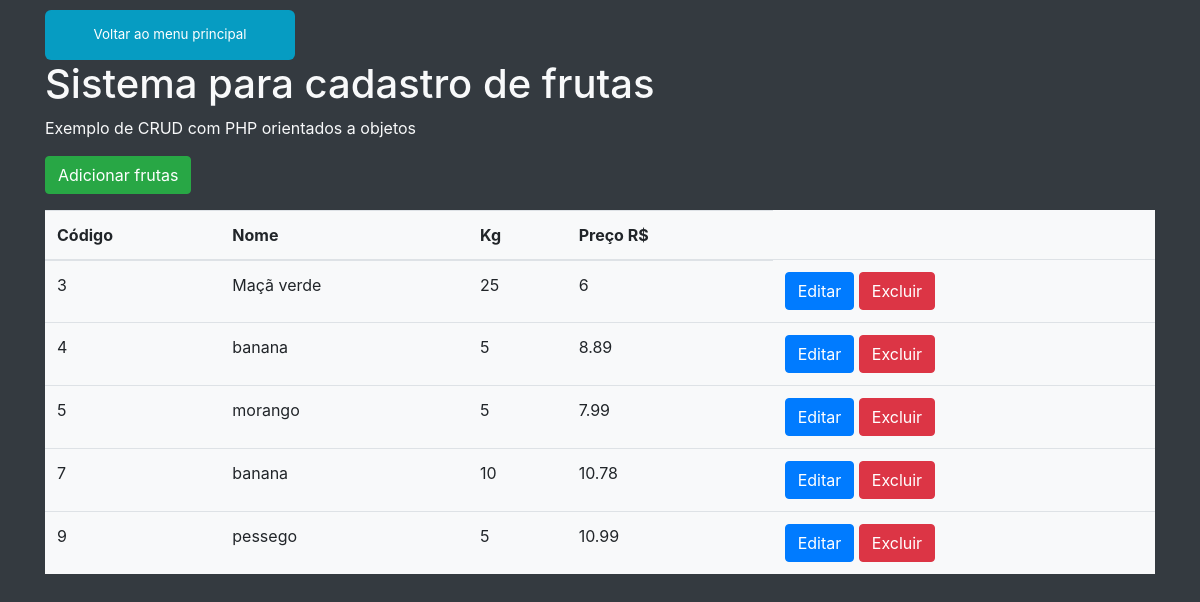
The page / on the database its author committed.
### tables this page shows
CREATE TABLE `frutas` (
  `codigo` int(11) NOT NULL,
  `nome` varchar(30) NOT NULL,
  `peso` float NOT NULL,
  `preco` float NOT NULL
);

### index.php (called while the page is built, shortened)
<?php
$frutas = Fruta::getFrutas();
include __DIR__.'/includes/header.php';
include __DIR__.'/includes/listagem.php';
include __DIR__.'/includes/footer.php';

### app/Db/DataBase.php (called while the page is built, shortened)
<?php
class Database{
  private $table;
  private $connection;
  public function __construct($table = null){
    $this->table = $table;
  }
  private function setConnection(){
    try{
      $this->connection = new PDO('mysql:host='.self::HOST.';dbname='.self::NAME,self::USER,self::PASS);
      $this->connection->setAttribute(PDO::ATTR_ERRMODE,PDO::ERRMODE_EXCEPTION);
    }catch(PDOException $e){
      die('ERROR: '.$e->getMessage());
    }
  }
  public function execute($query,$params = []){
    try{
      $statement = $this->connection->prepare($query);
      $statement->execute($params);
      return $statement;
    }catch(PDOException $e){
      die('ERROR: '.$e->getMessage());
    }
  }
  public function select($where = null, $order = null, $limit = null, $fields = '*'){
    $where = strlen($where) ? 'WHERE '.$where : '';
    $order = strlen($order) ? 'ORDER BY '.$order : '';
    $limit = strlen($limit) ? 'LIMIT '.$limit : '';
    $query = 'SELECT '.$fields.' FROM '.$this->table.' '.$where.' '.$order.' '.$limit;
    return $this->execute($query);
  }
}

### app/Entity/Fruta.php (called while the page is built, shortened)
<?php
class Fruta{
  public static function getFrutas($where = null, $order = null, $limit = null){
    return (new Database('frutas'))->select($where,$order,$limit)
                                  ->fetchAll(PDO::FETCH_CLASS,self::class);
  }
}

### includes/listagem.php (the view, shortened to what this page needs)
<?php
$resultados = '';
foreach ($frutas as $fruta) {
  $resultados .= '<tr>
                      <td>' . $fruta->codigo . '</td>
                      <td>' . $fruta->nome . '</td>
                      <td>' . $fruta->peso . '</td>
                      <td>' . $fruta->preco . '</td>
                      <td>
                        <a href="editar.php?codigo=' . $fruta->codigo . '">
                          <button type="button" class="btn btn-primary">Editar</button>
                        </a>
                        <a href="excluir.php?codigo=' . $fruta->codigo . '">
                          <button type="button" class="btn btn-danger">Excluir</button>
                        </a>
                      </td>
                    </tr>';
}
$resultados = strlen($resultados) ? $resultados : '<tr>
  <td colspan="6" class="text-center">Nenhuma fruta encontrada</td>
    </tr>';
?>
<main>
  <section>
    <a href="cadastrar.php">
      <button class="btn btn-success">Adicionar frutas</button>
    </a>
  </section>
  <section>
    <table class="table bg-light mt-3">
      <thead>
        <tr>
          <th>Código</th>
          <th>Nome</th>
          <th>Kg</th>
          <th>Preço R$</th>
        </tr>
      </thead>
      <tbody>
        <?= $resultados ?>
      </tbody>
    </table>
  </section>
</main>

### includes/header.php (shortened to what this page needs)
<!doctype html>
<html lang="en">
  <head>
    <link rel="stylesheet" href="https://stackpath.bootstrapcdn.com/bootstrap/4.5.2/css/bootstrap.min.css">
  </head>
  <body class="bg-dark text-light">
    <div class="container">
      <div>
      <a href="http://localhost/crud-php/sis_frutas/Index/Admin.php"><button style="background: #069cc2; border-radius: 6px; padding: 15px; cursor: pointer; color: #fff; border: none; font-size: smaller; margin-top: 10px; width: 250px">Voltar ao menu principal</button></a>
        <h1>Sistema para cadastro de frutas</h1>
        <p>Exemplo de CRUD com PHP orientados a objetos</p>
      </div>

### includes/footer.php (shortened to what this page needs)
</div>
  </body>
</html>

### rows shown on the page
frutas: codigo "3", nome "Maçã verde", peso "25", preco "6"
frutas: codigo "4", nome "banana", peso "5", preco "8.89"
frutas: codigo "5", nome "morango", peso "5", preco "7.99"
frutas: codigo "7", nome "banana", peso "10", preco "10.78"
frutas: codigo "9", nome "pessego", peso "5", preco "10.99"
